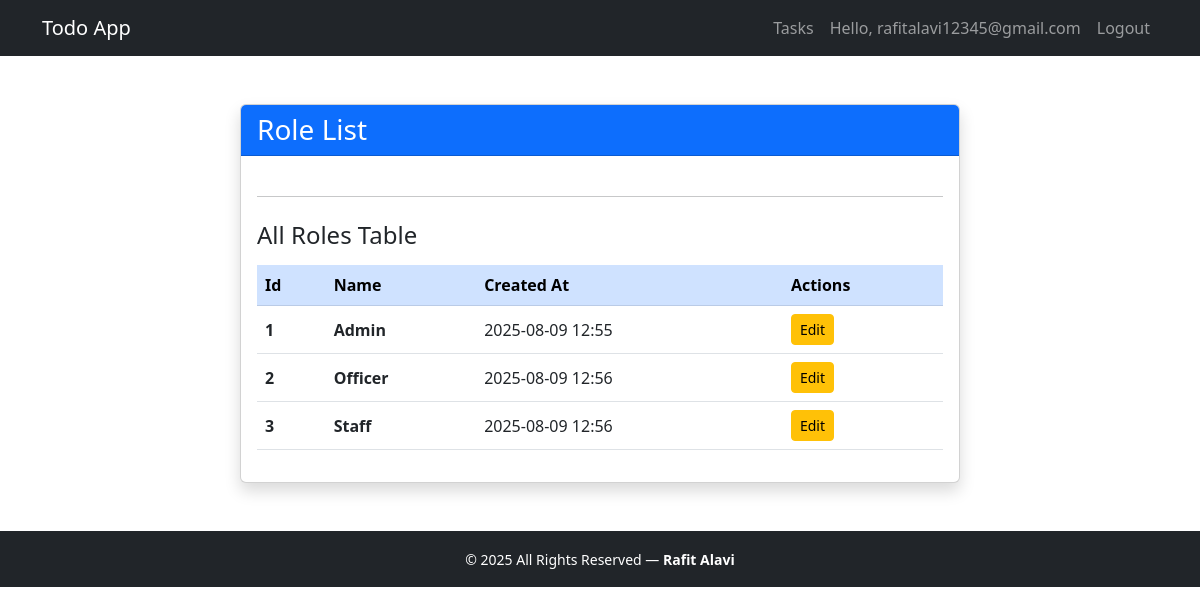
The app's page /role/ (signed in), older data.
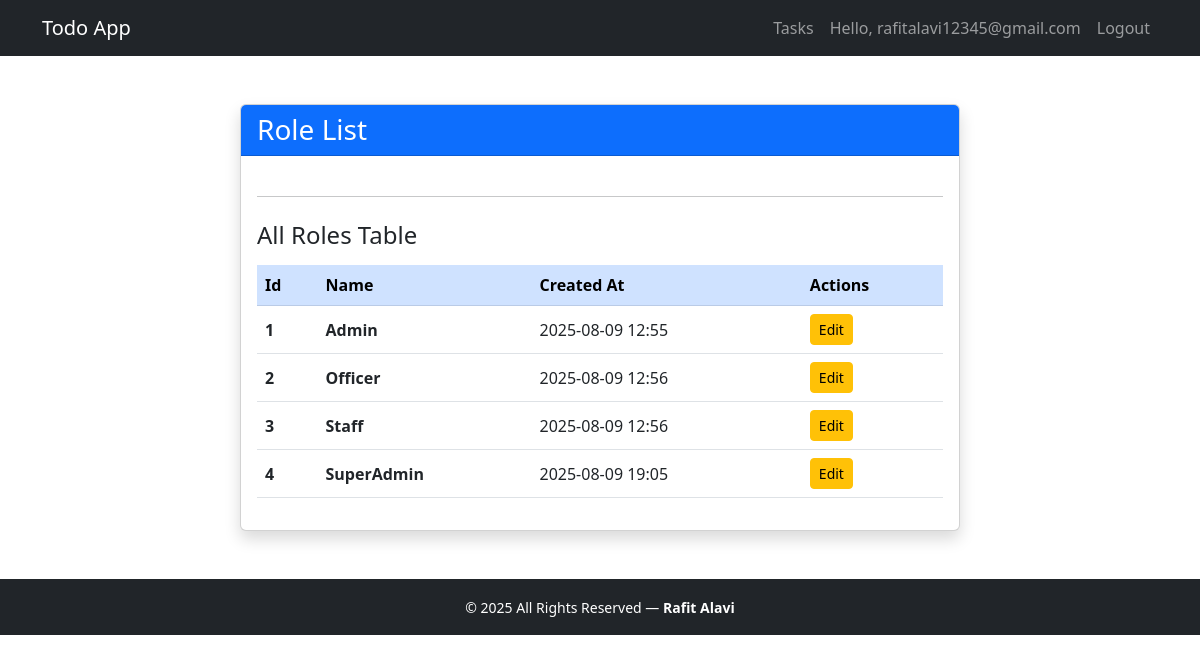
The same page, newer data.
### roleapp/models.py (models this page shows, shortened)
class Role(models.Model):
    id = models.AutoField(primary_key=True)
    name = models.CharField(max_length=100)
    created_at = models.DateTimeField(auto_now_add=True)
    class Meta:
        ordering = ['created_at']

### roleapp/views.py (the view)
# urls.py: path('', views.roleindex, name='roleindex'),
@login_required
def roleindex(request):
    roles = Role.objects.all().order_by('id')
    form = RoleForm()
    if request.method == 'POST':
        form = RoleForm(request.POST)
        if form.is_valid():
            form.save()
            return redirect('roleapp:roleindex')
    return render(request, 'roleapp/rolelist.html', {
        'roles': roles,
        'form': form,
    })

### roleapp/templates/roleapp/rolelist.html (shortened to what this page needs)
{% extends 'todoapp/base.html' %}
{% block content %}
<div class="container mt-5">
    <div class="row justify-content-center">
        <div class="col-lg-8">
            <div class="card shadow">
                <div class="card-header bg-primary text-white">
                    <h1 class="h3 mb-0">Role List</h1>
                </div>
                <div class="card-body">
                    <hr class="my-4">
                    <h2 class="h4 mb-3">All Roles Table</h2>
                    <div class="table-responsive">
                        <table class="table table-hover align-middle">
                            <thead class="table-primary">
                                <tr>
                                    <th>Id</th>
                                    <th>Name</th>
                                    <th>Created At</th>
                                    <th>Actions</th>
                                </tr>
                            </thead>
                            <tbody>
                                {% for role in roles %}
                                <tr>
                                    <td><strong>{{ role.id }}</strong></td>
                                    <td><strong>{{ role.name }}</strong></td>
                                    <td>{{ role.created_at|date:"Y-m-d H:i" }}</td>
                                    <td>
  <a href="{% url 'roleapp:role_edit' role.id %}" class="btn btn-sm btn-warning">Edit</a>
</td>
                                </tr>
                                {% empty %}
                                <tr>
                                    <td colspan="3" class="text-center text-muted py-4">
                                        No roles yet. Add your first role above!
                                    </td>
                                </tr>
                                {% endfor %}
                            </tbody>
                        </table>
                    </div>
                </div>
            </div>
        </div>
    </div>
</div>
{% endblock %}

### todoapp/templates/todoapp/base.html (shortened to what this page needs)
<!DOCTYPE html>
<html lang="en">
<head>
    <link href="https://cdn.jsdelivr.net/npm/bootstrap@5.3.0/dist/css/bootstrap.min.css" rel="stylesheet">
</head>
<body>
    <nav class="navbar navbar-expand-lg navbar-dark bg-dark">
        <div class="container">
            <a class="navbar-brand" href="{% url 'index' %}">Todo App</a>
            <div class="navbar-nav">
                {% if user.is_authenticated %}
                <a class="nav-item nav-link" href="{% url 'index' %}">Tasks</a>
                 <span class="nav-item nav-link">Hello, {{ user.username }}</span>
                <a class="nav-item nav-link" href="{% url 'logout' %}">Logout</a>
                {% else %}
                <a class="nav-item nav-link" href="{% url 'login' %}">Login</a>
                {% endif %}
            </div>
        </div>
    </nav>
    <div class="container mt-4">
        {% block content %}
        {% endblock %}
    </div>
    <footer class="bg-dark text-white text-center py-3 mt-5">
        <div class="container">
            <small>&copy; 2025 All Rights Reserved — <strong>Rafit Alavi</strong></small>
        </div>
    </footer>
</body>
</html>

Row changes from the older to the newer data that the page shows:
added Role: id "4", name "SuperAdmin", created_at "2025-08-09 19:05"
